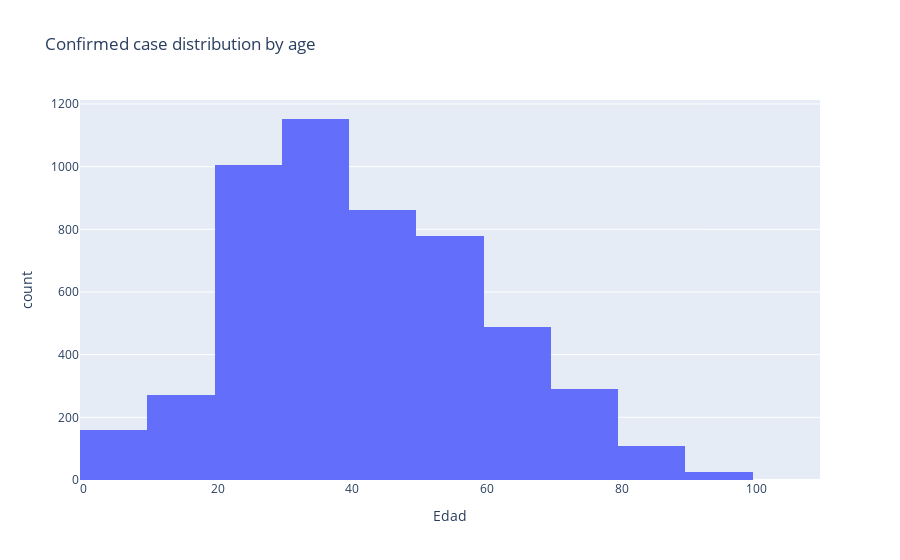

Notebook source saved alongside this figure:
### Markdown cell above
# Distribución by age

### Code cell
fig = px.histogram(df, x="Edad", nbins=20, title = "Confirmed case distribution by age")
fig.show()

### Figure 1 — Plotly figure (JSON) as saved in the notebook; plotly's stock layout.template omitted (floating-point values rounded to 4 significant figures; data arrays with more than 128 entries replaced by an {"elided": "..."} marker saying what was removed)
{"data": [{"alignmentgroup": "True", "bingroup": "x", "hovertemplate": "Edad=%{x}<br>count=%{y}<extra></extra>", "legendgroup": "", "marker": {"color": "#636efa"}, "name": "", "nbinsx": 20, "offsetgroup": "", "orientation": "v", "showlegend": false, "type": "histogram", "x": {"elided": "5142 str values"}, "xaxis": "x", "yaxis": "y"}], "layout": {"barmode": "relative", "legend": {"tracegroupgap": 0}, "title": {"text": "Confirmed case distribution by age"}, "xaxis": {"anchor": "y", "domain": [0, 1], "title": {"text": "Edad"}}, "yaxis": {"anchor": "x", "domain": [0, 1], "title": {"text": "count"}}}}
